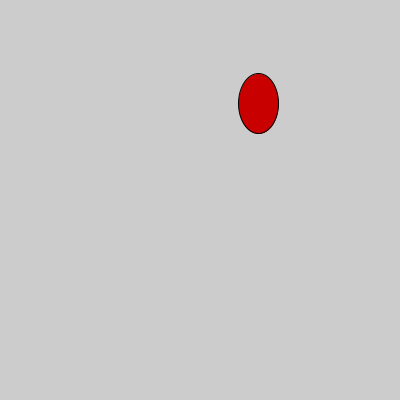
Frame 1 (no input)
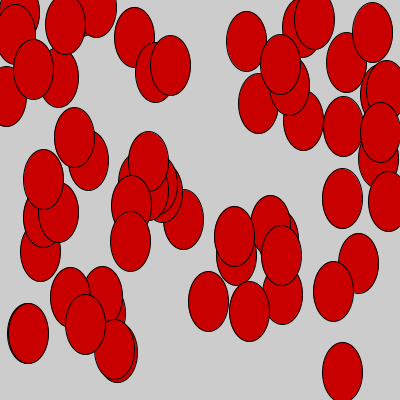
Frame 60 (the mouse pressed at the canvas centre just before this capture)
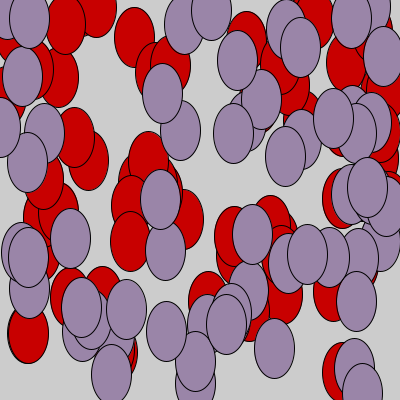
Frame 120 (the mouse held since frame 60 and released just before this capture)

The Processing sketch that drew these frames (run headless with seeded random() and noise(); from frame 60 on, the mouse is pressed at the canvas centre):

// Processing sketch: processing_108882
// ── processing_108882.pde

float x, y, wd, ht; //happens first

void setup( )
{
  size(400,400);
  fill(200,0,0);
  x=width*.5;
  y=height*.5;
  wd=width*.1;
  ht=height*.15;
  textSize(24);
  frameRate(24);
}

void draw() //happens
{
  //background(0,200,0);
  ellipse (random(width), random(height),wd, ht);
  if (mousePressed)
  {
     //fill(random(255), random(255), random(255));
  }
}
void keyPressed()
{
  background(200,200,0);
  if ( key == UP )
  {
    text("UP Arow was pressed", 200, 240);
  }
  else
  {
    text(key,200,200);
  }
}

void mouseReleased()
{
  noLoop();
}

void mouseMoved()
{
  loop();
}

void mousePressed()
{
 fill(random(255), random(255), random(255)); 
}
